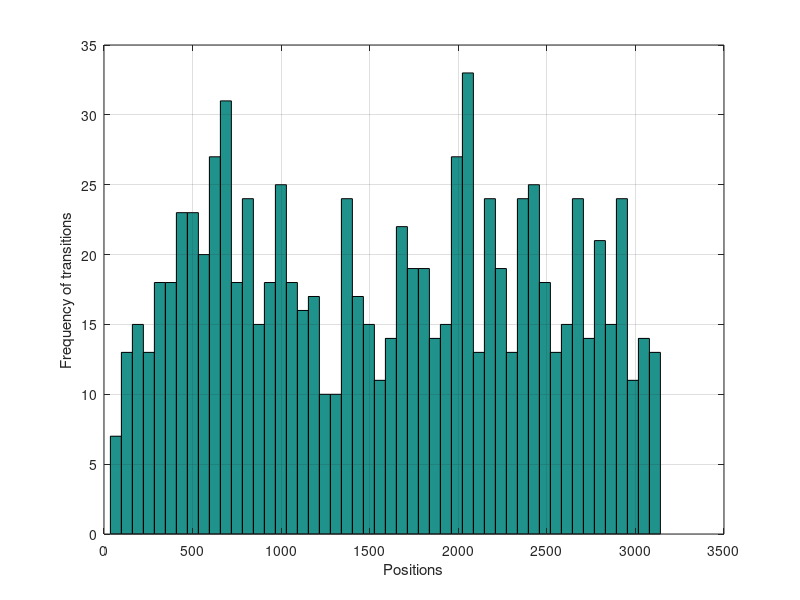

Recreate this plot in MATLAB.
clear; clc; close all;

% Load data
load('data.mat');
proteins = sample(:,7);

% Preprocessing
proteins = proteins(~cellfun('isempty',proteins)) ;  % remove empty cells
id_remove = regexp(proteins,'del'); id_remove = cellfun('isempty',id_remove); % Remove ones with 'del'
proteins = proteins(id_remove);
id_remove = regexp(proteins,'Ter'); id_remove = cellfun('isempty',id_remove); % Remove ones with 'Ter'
proteins = proteins(id_remove);
id_remove = regexp(proteins,'ins'); id_remove = cellfun('isempty',id_remove); % Remove ones with 'ins'
proteins = proteins(id_remove);
id_remove = regexp(proteins,'dup'); id_remove = cellfun('isempty',id_remove); % Remove ones with 'dup'
proteins = proteins(id_remove);

% Parse to extract transitions and their numeric positions
idx = regexp(proteins,'\d+','match');
positions = str2double([idx{:}]');
match = regexp(proteins,'[a-zA-Z]+','match');
transitions = vertcat(match{:});
transitions(:,1)=[];

% Get rid of non-transitions (same first and second)
id_remove = cellfun(@(x,y) isequal(x,y), transitions(:,1), transitions(:,2));
transitions = transitions(~id_remove,:);
positions = positions(~id_remove,:);
hist(positions,50);
xlabel('Positions');
ylabel('Frequency of transitions');
grid on;

% % Write out to spreadsheet
% output = horzcat(transitions, num2cell(positions));
% T = cell2table(output,'VariableNames',{'First','Second','Position'});
% writetable(T,'tabledata.dat');






